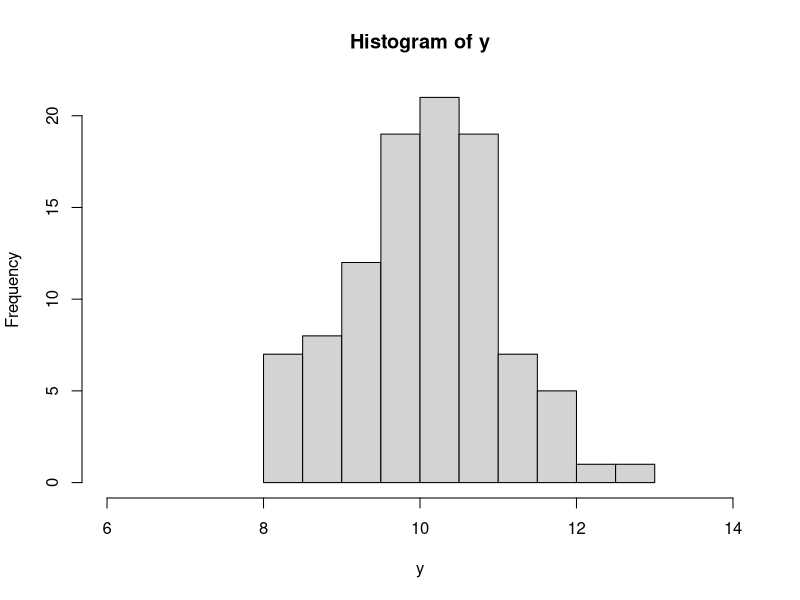
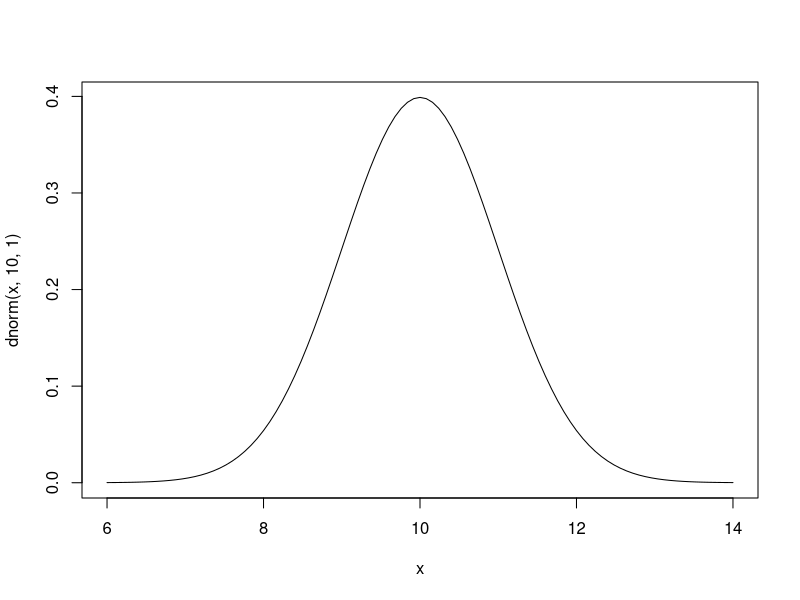
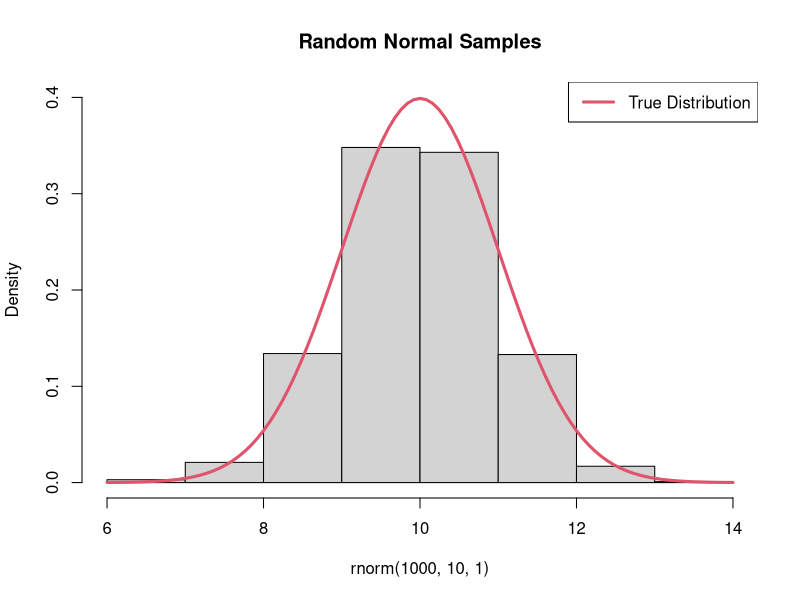

R code for these plots, in order:
## ---- chunk 1
knitr::opts_chunk$set(echo = TRUE)
## ---- chunk 2
# Simulate data from a standard normal distribution (mu = 10, sd = 1)
  set.seed(54235)
  y=rnorm(100,10,1)

# Create a histogram
  hist(y,xlim=c(6,14))
## ---- chunk 3
# Plot the normal distrbution
  curve(dnorm(x,10,1),xlim=c(6,14))
## ---- chunk 4
# Create a histogram and save the values
  set.seed(14341)
  y.hist=hist(rnorm(1000,10,1),breaks=8, freq=FALSE,ylim=c(0,0.4),
              main="Random Normal Samples")
  
# Plot the true probabiltiy denisty.
  curve(dnorm(x,10,1),add=TRUE,lwd=3,col=2)
  legend("topright",lwd=3,col=c(2),legend="True Distribution")
# Get the x-axis mid-points of each bin
  mid.point.x=y.hist$mids
  mid.point.x
# Get the y-axis values (probability density) for each value. 
  prob.y=y.hist$density
  prob.y

# multiple these value and sum them to get the approximated expected value

  sum(prob.y*mid.point.x)
